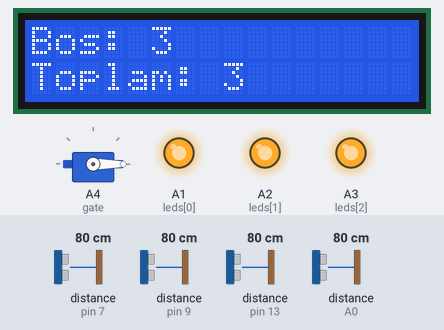
The sketch below on a simulated Arduino Uno, built with avr-gcc and run on an emulated ATmega328P. Parts: 16×2 character LCD, servo, output pins drawn as LEDs (lit = HIGH). Wiring (inferred from the names in the program): 4 × ultrasonic range finder: trigger pin 6, echo pin 7 / trigger pin 8, echo pin 9 / trigger pin 10, echo A0 / trigger A5, echo pin 13. The test bench sets the inputs (shaded band); at power-on: distance to the obstacle (sensors on pin 7, pin 9, A0, pin 13) 80 cm. The echo pulse lasts 58.3 µs per cm; pins used as bus, display or sensor lines are not drawn.

Above: at 1.2 s.
1.3 s: distance to the obstacle (sensor on pin 7) set to 22 cm
2.8 s: distance to the obstacle (sensor on pin 7) set to 19 cm
At 3.3 s:
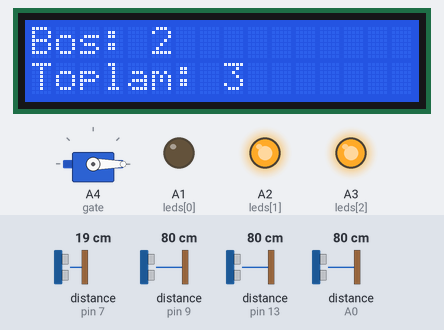
4.4 s: distance to the obstacle (sensor on pin 9) set to 23 cm
5.9 s: distance to the obstacle (sensor on pin 9) set to 18 cm
At 7.3 s:
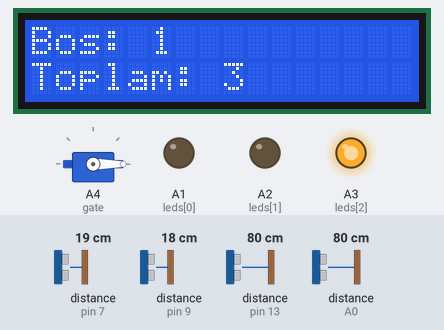
7.6 s: distance to the obstacle (sensor on A0) set to 22 cm
9.1 s: distance to the obstacle (sensor on A0) set to 18 cm
At 9.8 s:
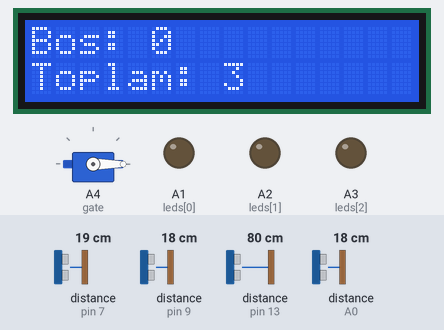
Timing chart, 0 to 11.7 s (numbered marks = the images above; inputs shaded):
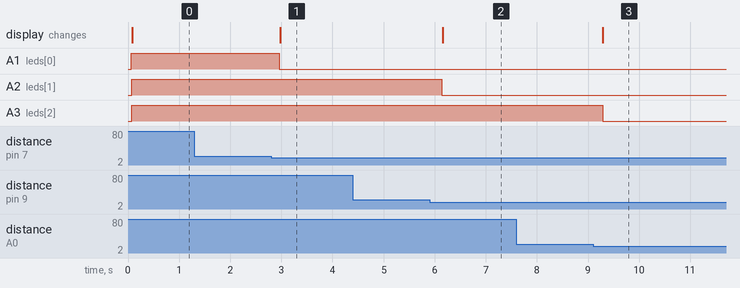

Measured:
- the behaviour switches between 21 and 20 cm on distance to the obstacle (sensor on pin 7) (found by bisection; images 0 and 1)
- the behaviour switches between 21 and 20 cm on distance to the obstacle (sensor on pin 9) (found by bisection; images 1 and 2)
- the behaviour switches between 21 and 20 cm on distance to the obstacle (sensor on A0) (found by bisection; images 2 and 3)
- after the input at 1.3 s, every drawn part: stays the same
- after the input at 2.8 s, A1 (leds[0]): HIGH → LOW after 0.16 s; the display: changes after 0.18 s (image 1)
- after the input at 4.4 s, every drawn part: stays the same
- after the input at 5.9 s, A2 (leds[1]): HIGH → LOW after 0.24 s; the display: changes after 0.25 s (image 2)
- after the input at 7.6 s, every drawn part: stays the same
- after the input at 9.1 s, A3 (leds[2]): HIGH → LOW after 0.19 s; the display: changes after 0.19 s (image 3)

The sketch:

akilli_otoparksistemi_uno.ino
```cpp
#include <LiquidCrystal.h>
#include <Servo.h>

LiquidCrystal lcd(12, 11, 5, 4, 3, 2);
Servo gate;

int trigPins[] = {6, 8, 10};
int echoPins[] = {7, 9, A0};

int leds[] = {A1, A2, A3};

int trigGate = A5;
int echoGate = 13;

void setup() {
  lcd.begin(16, 2);

  for(int i=0;i<3;i++){
    pinMode(trigPins[i], OUTPUT);
    pinMode(echoPins[i], INPUT);
    pinMode(leds[i], OUTPUT);
  }

  pinMode(trigGate, OUTPUT);
  pinMode(echoGate, INPUT);

  gate.attach(A4);
  gate.write(0);
}

long readDistance(int trig, int echo){
  digitalWrite(trig, LOW);
  delayMicroseconds(2);
  digitalWrite(trig, HIGH);
  delayMicroseconds(10);
  digitalWrite(trig, LOW);

  long duration = pulseIn(echo, HIGH, 30000);

  if(duration == 0) return 999;

  return duration * 0.034 / 2;
}

void loop() {
  int bos = 0;

  for(int i=0;i<3;i++){
    int dist = readDistance(trigPins[i], echoPins[i]);

    if(dist < 20){
      digitalWrite(leds[i], LOW);
    } else {
      digitalWrite(leds[i], HIGH);
      bos++;
    }
  }

  lcd.setCursor(0,0);
  lcd.print("Bos: ");
  lcd.print(bos);
  lcd.print("   ");

  lcd.setCursor(0,1);
  lcd.print("Toplam: 3");

  int gateDist = readDistance(trigGate, echoGate);

  if(gateDist < 10){
    gate.write(90);
  } else {
    gate.write(0);
  }

  delay(300);
}
```
